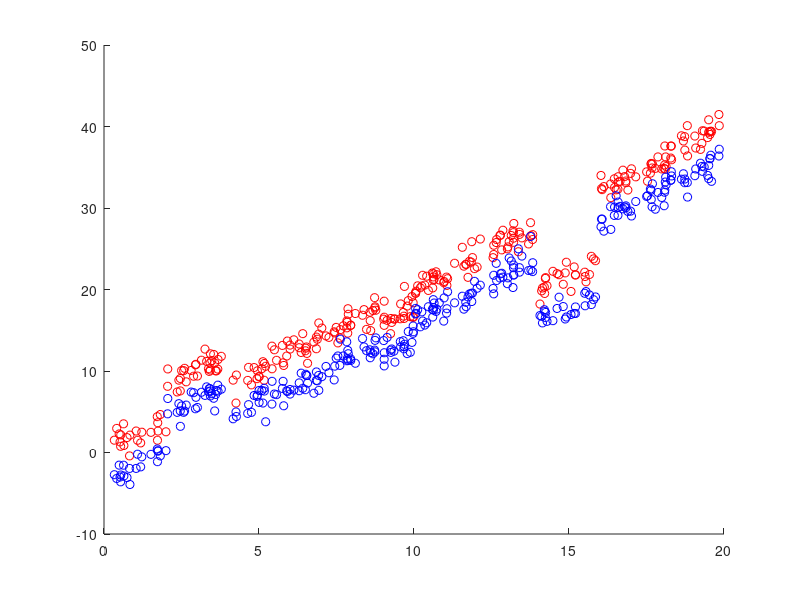

The MATLAB script that drew this image:
X = rand(1,300)*20;
Y = X * 2 + randn(1,300)
Y2 = X * 2 +randn(1,300) - 4

for a = 1:300
   if X(a)<=4 && X(a)>= 2
       Y(a) = Y(a) + 4;
       Y2(a) = Y2(a) + 4;
   end
   
   if X(a)<=16 && X(a)>= 14
       Y(a) = Y(a) - 8;
       Y2(a) = Y2(a) - 8;
   end
   if X(a)<=10 && X(a)>=9
       Y(a) = Y(a) -2;
       Y2(a) = Y2(a) -2;
   end
end

figure
hold on
scatter(X,Y, 'r')
scatter(X,Y2, 'b')

for i = 1:300
   fprintf('%f, %f, 0\n',X(i),Y(i)); 
   fprintf('%f, %f, 1\n',X(i),Y2(i)); 
end